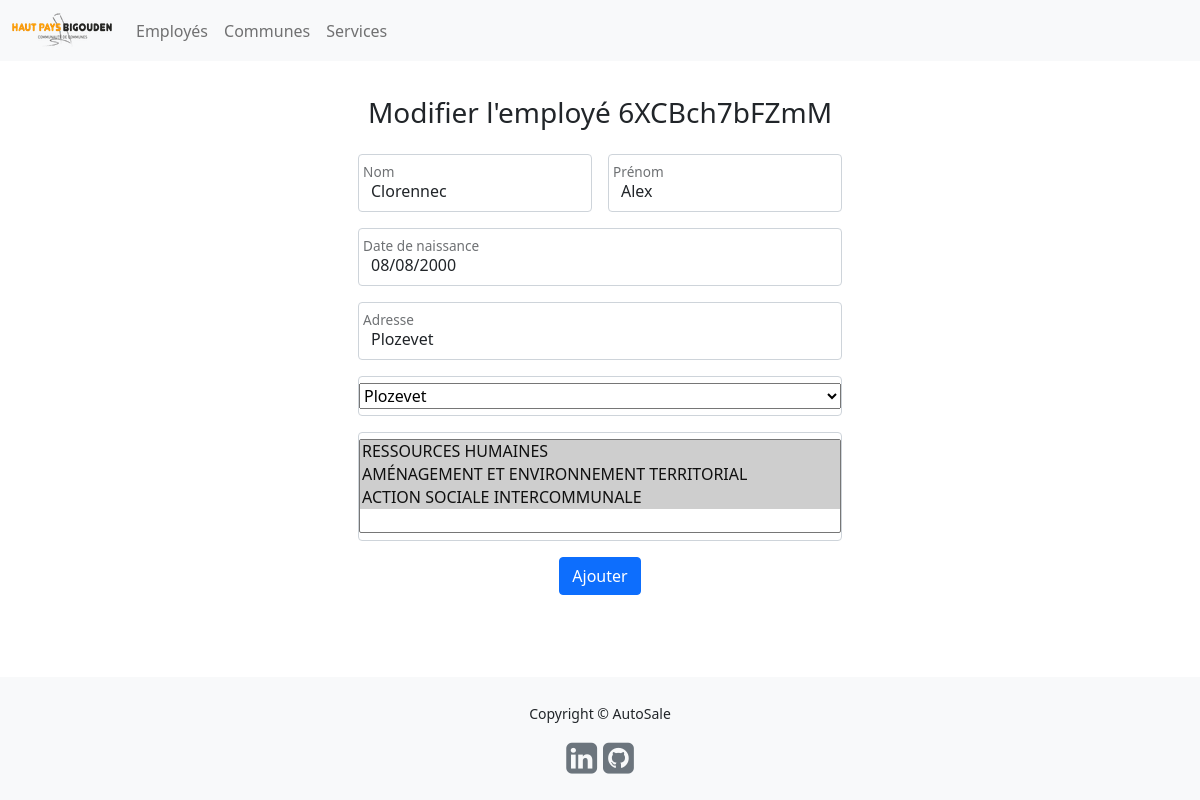
The page /employe/update/6XCBch7bFZmM on the database its author committed.
### tables this page shows
CREATE TABLE Employe (employeId VARCHAR(100) PRIMARY KEY,communeId INTEGER,nom VARCHAR(50),prenom VARCHAR(50),ddn DATE,adresse VARCHAR(100),FOREIGN KEY(communeId) REFERENCES Commune);

### routes/employe.py (the view)
@employe.route('/update/<id>', methods=["GET", "POST"])
def update(id):
    if request.method == 'GET':
        services = lire_all("Service")
        communes = lire_all("Commune")
        employe_to_update = lire_employe_full(id)
        if len(employe_to_update) > 1:
            employe_to_update = concat_employes(employe_to_update)[0]
        else:
            employe_to_update = convert_employe_service_in_list(employe_to_update)
        return render_template("employe.form.html", employe=employe_to_update, services=services, communes=communes)
    elif request.method == "POST":
        old_employe = lire_employe_full(id)
        updated_employe = request.form.to_dict()
        update_employe(id, updated_employe)
        update_travailler(old_employe, updated_employe)
        return redirect(url_for('employe.index'))

### db/src/dataBase.py (called while the page is built)
def r_requete(requete,remplacement=()):
    con = sql.connect(db)
    cur = con.cursor()
    cur.execute(requete,remplacement)
    return cur.fetchall()

### db/src/dataHandle.py (called while the page is built)
def concat_employes(employes:str):
    new_employes = employes
    for employe in new_employes:
        indexs = [new_employes.index(_employe) for _employe in new_employes if employe[0] in _employe]
        if len(indexs) > 1 :
            services = [new_employes[idx][6] for idx in indexs]
            [new_employes.pop(idx) for idx in reversed(indexs[1:])]
            new_employes[indexs[0]] = list(new_employes[indexs[0]])
            new_employes[indexs[0]][6] = services
            new_employes[indexs[0]] = tuple(new_employes[indexs[0]])
    return new_employes

### db/src/requests.py (called while the page is built)
def lire_all(table:str):
    return r_requete(f"SELECT * FROM {table}")

def lire_list_by_id(table:str, tag:str, id:int):
    return r_requete(f"SELECT * FROM {table} WHERE {tag}=?", (id,))

def lire_employe_full(id): return lire_list_by_id("Employe_full", "employeId", id)

### templates/employe.form.html (shortened to what this page needs)
{% extends "template.html" %}
{% block content %}
<form class="row g-3 mx-auto" method="post" style="max-width: 500px;">
    {% if employe %}
        <div class="col-12 text-center">
            <h3>Modifier l'employé {{employe[0]}}</h3>
        </div>
        <div class="col-md-6 form-floating">
            <input type="text" class="form-control" name="nom" id="floatingInputGrid" placeholder="Michelle" value="{{ employe[1] }}" required>
            <label for="floatingInputGrid">Nom</label>
        </div>
        <div class="col-md-6 form-floating">
            <input type="text" class="form-control" name="prenom" id="floatingInputGrid" placeholder="Jean" value="{{ employe[2] }}" required>
            <label for="floatingInputGrid">Prénom</label>
        </div>
        <div class="col-md-12 form-floating">
            <input type="text" class="form-control" name="ddn" id="floatingInputGrid" placeholder="23/09/2020" value="{{ employe[3] }}" required>
            <label for="floatingInputGrid">Date de naissance</label>
        </div>
        <div class="col-md-12 form-floating">
            <input type="text" class="form-control" name="adresse" id="floatingInputGrid" placeholder="23/09/2020" value="{{ employe[4] }}" required>
            <label for="floatingInputGrid">Adresse</label>
        </div>
        <div>
            <div class="col-md-12 form-control px-0">
                <select class="selectpicker show-tick col-md-12" name="communeId" title="Choisir une commune" data-style="btn-white" data-live-search="true">
                    {% for commune in communes %}
                        {% if commune[1] == employe[5] %}
                            <option value="{{ commune[0] }}" selected>{{ commune[1] }}</option>
                        {% else %}
                            <option value="{{ commune[0] }}">{{ commune[1] }}</option>
                        {% endif %}
                    {% endfor %}
                </select>
            </div>
        </div>
        <div>
            <div class="col-md-12 form-control px-0">
                <select class="selectpicker col-md-12" name="serviceId" title="Choisir un ou plusieurs service" data-style="btn-white" data-live-search="true" data-actions-box="true" multiple>
                    {% for service in services %}
                        {% for employe_service in employe[6] %}
                            {% if employe_service == service[1] %}
                                <option value="{{ service[0] }}" selected>{{ service[1] }}</option>
                            {% endif %}
                        {% endfor %}
                    {% endfor %}
                </select>
            </div>
        </div>
    {% endif %}
    <div class="col-12 text-center">
        <button class="btn btn-primary" type="submit">Ajouter</button>
    </div>
</form>
{% endblock %}

### rows shown on the page
Employe: employeId "6XCBch7bFZmM", nom "Clorennec", prenom "Alex", ddn "08/08/2000", adresse "Plozevet"

### other values the page prints
form field communeId "Plozevet"
form field serviceId "RESSOURCES HUMAINES ☑ / AMÉNAGEMENT ET ENVIRONNEMENT TERRITORIAL ☑ / ACTION SOCIALE INTERCOMMUNALE ☑"
